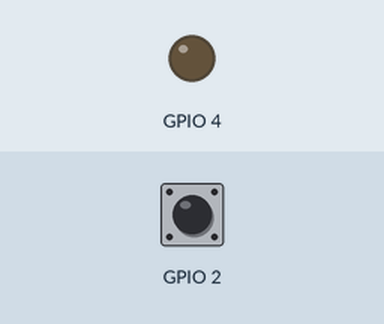
This sketch was run on a simulated ESP32. Parts: output pins drawn as LEDs (lit = HIGH). Inputs (shaded band) come from the test bench; at power-on: GPIO 2 HIGH. What the sketch prints to the serial monitor is not drawn.

Above: at 2.2 s.
2.3 s: GPIO 2 pulled LOW for 0.15 s
At 2.37 s:
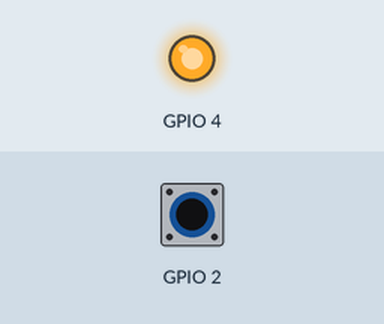
3.9 s: GPIO 2 pulled LOW for 3.2 s
At 8.1 s:
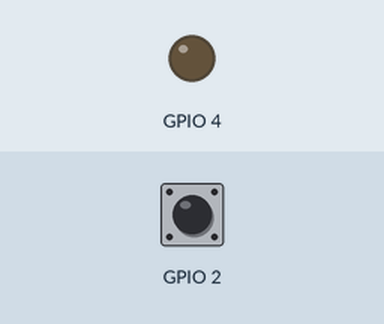
Timing chart, 0 to 9.6 s (numbered marks = the images above; inputs shaded):
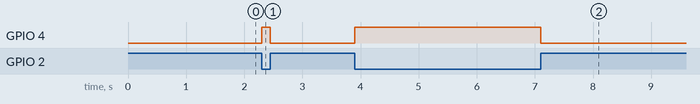

Measured:
- after the input at 2.3 s, GPIO 4: LOW → HIGH at once, → LOW 0.15 s later
- after the input at 3.9 s, GPIO 4: LOW → HIGH at once, → LOW 3.2 s later

The sketch:

4_32_touchPin_LED_automatico.ino
```cpp
/*
Autore: Paolo Aliverti
Listato 2.32 – Controllare un LED con un pin touch con calcolo automatico della soglia.

Collegare:
- un jumper con placchetta di metallo al pin 2
- un LED con resistore da 100 ohm al pin 4

*/
int soglia = 0;

void setup() {
  Serial.begin(115200);
  delay(1000);
  Serial.println("Touch test");

  pinMode(4, OUTPUT);

  int valmedio = 0;
  for (int i = 0; i < 10; i++) {
   valmedio += touchRead(2);
  }
  valmedio = valmedio / 10;
  soglia = (int)((float)valmedio * 0.85);
  Serial.print("vmedio: ");Serial.println(valmedio);
  Serial.print("soglia: ");Serial.println(soglia);
}

void loop() {
  int v = touchRead(2);
  if (v < soglia) {
    digitalWrite(4, HIGH);
  } else {
    digitalWrite(4, LOW);
  }
}
```
